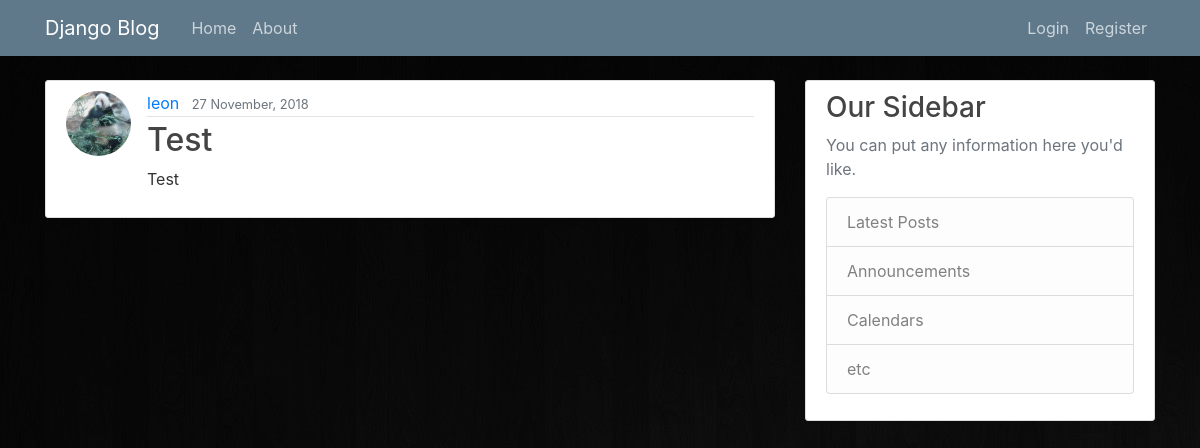
The page /post/35/ on the database its author committed.
### blog/models.py (models this page shows, shortened)
class Post(models.Model):
    title=models.CharField(max_length=100)
    content=models.TextField()
    date_posted=models.DateTimeField(default=timezone.now)
    author=models.ForeignKey(User, on_delete=models.CASCADE)

### users/models.py (models this page shows, shortened)
class Profile(models.Model):
    user=models.OneToOneField(User, on_delete=models.CASCADE)
    image=models.ImageField(default='default.jpg', upload_to='profile_pics')

### blog/views.py (the view)
# urls.py: path('post/<int:pk>/', PostDetailView.as_view(), name='post-detail'),
class PostDetailView(DetailView):
    model=Post

### blog/templates/blog/post_detail.html (shortened to what this page needs)
{%extends "blog/base.html"%}
{% block content%}
	<article class="media content-section">
	 <img class="rounded-circle article-img" src="{{object.author.profile.image.url}}">
	  <div class="media-body">
	    <div class="article-metadata">
	      <a class="mr-2" href="{% url 'user-posts' object.author.username %}">{{ object.author }}</a>
	      <small class="text-muted">{{ object.date_posted|date:"d F, Y" }}</small>
	    </div>
	    <h2 class="article-title">{{ object.title }}</h2>
	    <p class="article-content">{{ object.content }}</p>
	  </div>
	</article>
{%endblock content%}

### blog/static/blog/main.css (style rules this page uses)
body { background: #fafafa; color: #333333; margin-top: 5rem; }
h1, h2, h3, h4, h5, h6 { color: #444444; }
.content-section { background: #ffffff; padding: 10px 20px; border: 1px solid #dddddd; border-radius: 3px; margin-bottom: 20px; }
.article-title { color: #444444; }
.article-content { white-space: pre-line; }
.article-img { height: 65px; width: 65px; margin-right: 16px; }
.article-metadata { padding-bottom: 1px; margin-bottom: 4px; border-bottom: 1px solid #e3e3e3 }

### rows shown on the page
Post: author.profile.image (picture), author "leon", date_posted "27 November, 2018", title "Test", content "Test"
